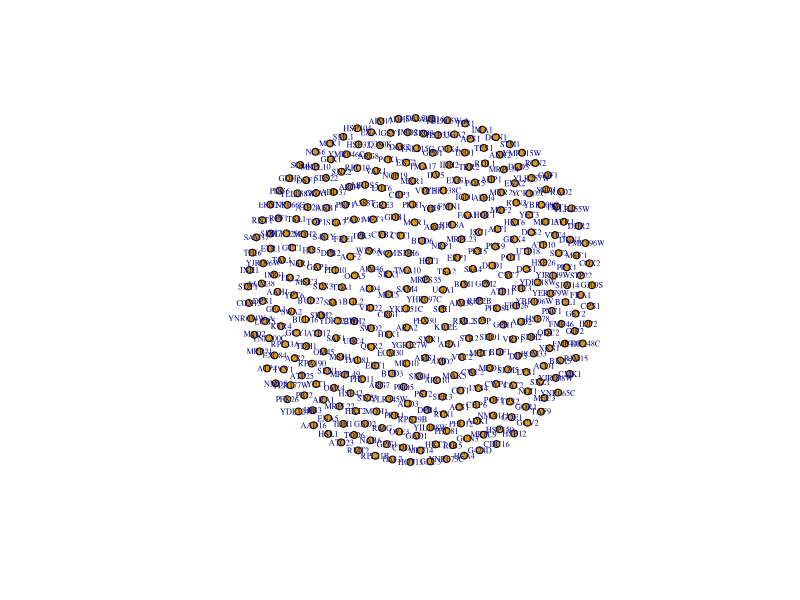
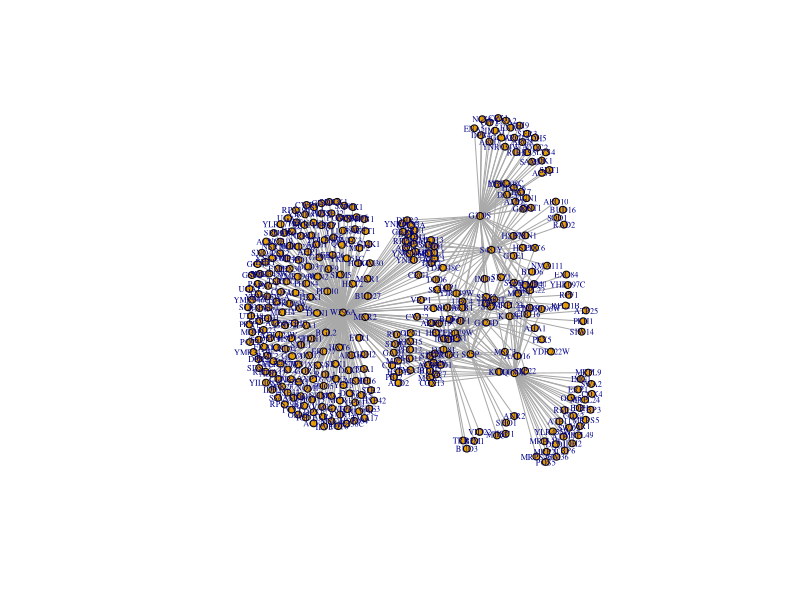

Generate these figures, in order, with R: (Note: this script raises an error after producing the figures.)
## ---- chunk 1
# Load in our data
proteomic <- read.csv("trimmed_proteomic_Data.csv")


## ---- chunk 2

## ---- chunk 3
#| message: false
#| warning: false
library(igraph)
## ---- chunk 4
# Visualize 350 nodes corresponding to the significant hits in our data
nodes <- unique(c(proteomic$contrast, proteomic$Gene))

g <- make_empty_graph(directed = FALSE)
g <- add_vertices(g, length(nodes))
V(g)$name <- nodes

plot(g, 
     margin = -.4,
     vertex.size = 4,
     vertex.label.cex = .5,
     xlim=c(-1.5, 1.5), ylim=c(-1.5,1.5) 
     )

edges1 <- data.frame(
  from = proteomic$Gene,
  to = proteomic$contrast,
  LogFC = proteomic$logFC,
  p = proteomic$P.Value
  
)

# Convert edge list to indices
edges1$from <- match(edges1$from, nodes)
edges1$to <- match(edges1$to, nodes)

# create a list of alternating values from 'from' and 'to' columns
edge_list <- c(rbind(edges1$from, edges1$to))

g <- add_edges(g, edges = edge_list)

E(g)$length <- 1

plot(g, 
     margin = -.4,
     vertex.size = 4,
     vertex.label.cex = .5,
     xlim=c(-1.5, 1.5), ylim=c(-1.5,1.5) 
     )
## ---- chunk 5
edges <- data.frame(
  from = proteomic$Gene,
  to = proteomic$contrast,
  LogFC = proteomic$logFC,
  p = proteomic$P.Value
  
)

# Convert edge list to indices
edges$from <- match(edges$from, nodes)
edges$to <- match(edges$to, nodes)

# create a list of alternating values from 'from' and 'to' columns
edge_list <- c(rbind(edges$from, edges$to))

g <- add_edges(g, edges = edge_list)

# Specify edge length based on attribute: LogFC

edge_weights <- abs(edges$LogFC)
E(g)$weight <- edge_weights
## ---- chunk 6
# Plot the network
plot(g)
## ---- chunk 7
# Nodes
nodes <- unique(c(proteomic$contrast, proteomic$Gene))

g <- make_empty_graph(directed = FALSE)
g <- add_vertices(g, length(nodes))

# set all vertex labels to an empty string
V(g)$label <- ""

# manually assign labels to the 9 (mutant) nodes
V(g)$label[1:9] <- nodes[1:9]

# Manually enlarge the mutant nodes
V(g)$size <- 5
V(g)[1:9]$size <- 10

# Hide mutant nodes, but leave labels
V(g)$shape <- "circle"
V(g)$shape[1:9] <- "none"

# Change vertex color
V(g)$color <- "white"

# Edges
edges <- data.frame(
  from = proteomic$Gene,
  to = proteomic$contrast,
  LogFC = proteomic$logFC,
  p = proteomic$P.Value
  
)

# Convert edge list to indices
edges$from <- match(edges$from, nodes)
edges$to <- match(edges$to, nodes)

# create a list of alternating values from 'from' and 'to' columns
edge_list <- c(rbind(edges$from, edges$to))

g <- add_edges(g, edges = edge_list)

# Specify edge length based on attribute: LogFC
# "Undo" the Log (base: 2) so that larger LogFC values have more 'weight'
# add 10 to all values to help make the network physically smaller.

edge_weights <- abs(edges$LogFC)^2 + 10
E(g)$weight <- edge_weights

# Plot the network
set.seed(420)
plot(g,
     margin = -.8, # allow the network to use up more of the margin
     vertex.label.cex = .5,
     vertex.label.font = 2, # Bold
     edge_arrow_mode = 0,
     xlim=c(-1.75, 1.75), ylim=c(-1.75, 1.75) # Increase the plot size to help accommodate the network
     )
## ---- chunk 8
# all vertex shapes, minus "raster", that might not be available
shapes <- setdiff(shapes(), "")
g <- make_ring(length(shapes))
set.seed(42)
plot(g, vertex.shape=shapes, vertex.label=shapes, vertex.label.dist=1,
     vertex.size=15, vertex.size2=15,
     vertex.pie=lapply(shapes, function(x) if (x=="pie") 2:6 else 0),
     vertex.pie.color=list(heat.colors(5)))

# add new vertex shape, plot nothing with no clipping
add_shape("nil")
plot(g, vertex.shape="nil")
